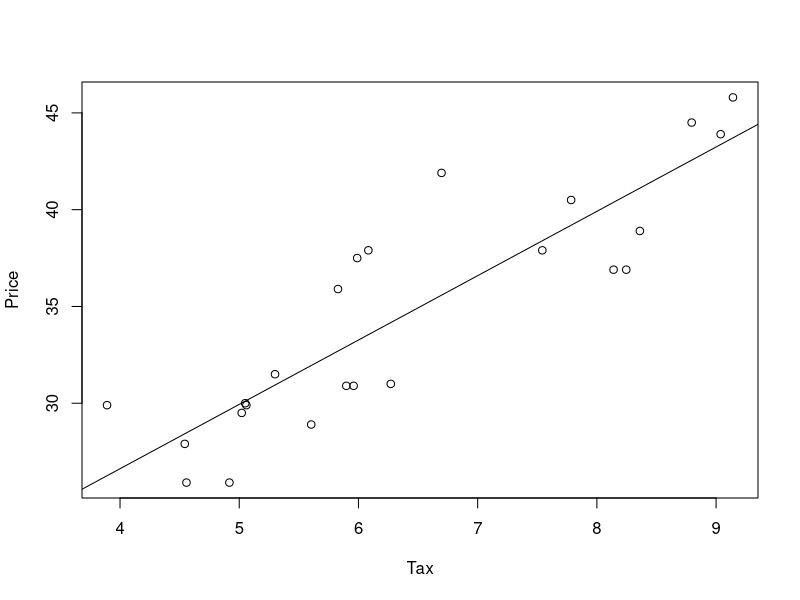
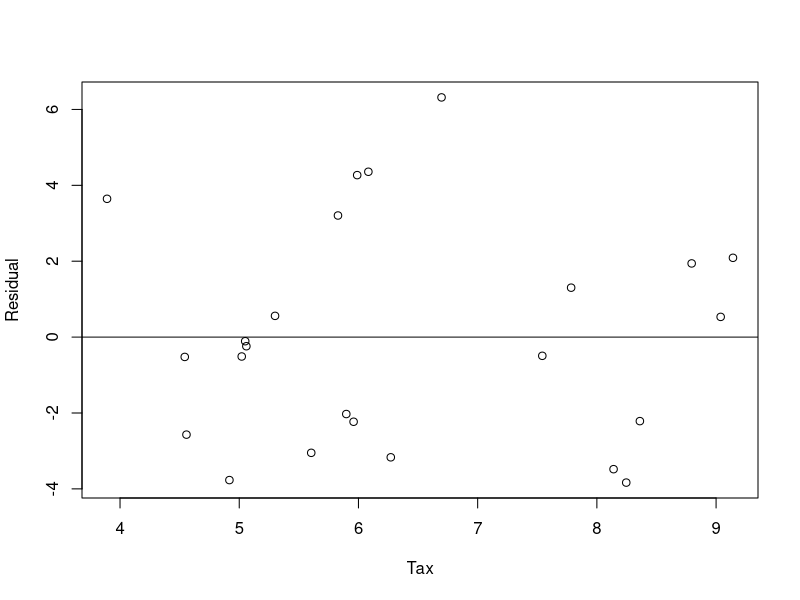

Reproduce these figures in R, in order.
## ---- chunk 1
knitr::opts_chunk$set(echo = TRUE)
## ---- chunk 2
data1 <- read.table("Example_1.txt")
x <- data1$V1
y <- data1$V2
model <- lm(y~x)
summary(model)
## ---- chunk 3
sum_x_i  = 6322.28
sum_x2_i = 162674.18
sum_y_i  = 4757.90
sum_y2_i = 107679.27
sum_xy_i = 125471.10
n        = 250

Sxy <- sum_xy_i - 1/n * sum_x_i * sum_y_i
Sxx <- sum_x2_i - 1/n * (sum_x_i^2)
beta1 <- Sxy / Sxx
beta0 <- sum_y_i/n - beta1 * sum_x_i/n
print(c(beta0, beta1))
## ---- chunk 4
data1 <- read.table("house.txt",header=FALSE)
y <- data1$V1
x <- data1$V2
model <- lm(y~x)
summary(model)

plot(x,y,xlab="Tax",ylab="Price")
abline(13.3202,3.3244)
## ---- chunk 5
data1 <- read.table("house.txt",header=FALSE)
y <- data1$V1
x <- data1$V2
model <- lm(y~x)
residual = resid(model)

plot(x,residual,xlab="Tax",ylab="Residual")
abline(0,0)
## ---- chunk 6
data <- read.table("Example_1.txt")
x <- data[,1]
y <- data[,2]
model <- lm(y~x)
predict(model, data.frame(x = 1), interval=c("prediction"))

## ---- chunk 7
x <- c(215, 201, 196, 226, 226, 348, 226, 348, 148)
y <- c(30.8, 32.5, 35.4, 28.1, 24.4, 24.4, 28.5, 24.2, 32.8)
model <- lm(y~x)
summary(model)
